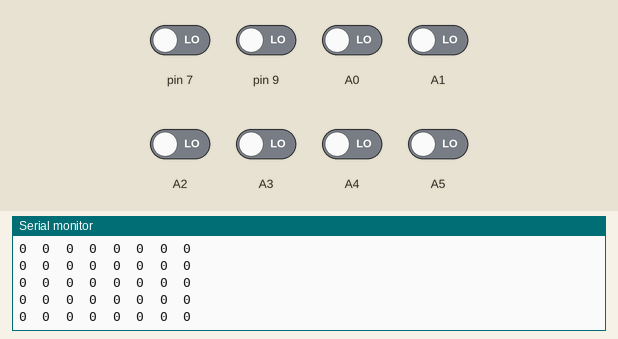
Bench run of a sketch on a simulated Arduino Uno, built with avr-gcc and run on an emulated ATmega328P. On the bench: the last lines printed to the serial monitor. The test bench sets the inputs (shaded band); at power-on: A0–5, pin 7, pin 9 LOW.

Above: at 13.7 s.
13.8 s: pin 7 driven HIGH
At 14.11 s:
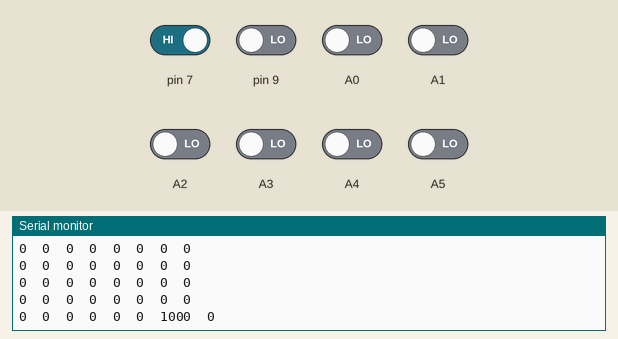
15.3 s: pin 9 driven HIGH
At 15.54 s:
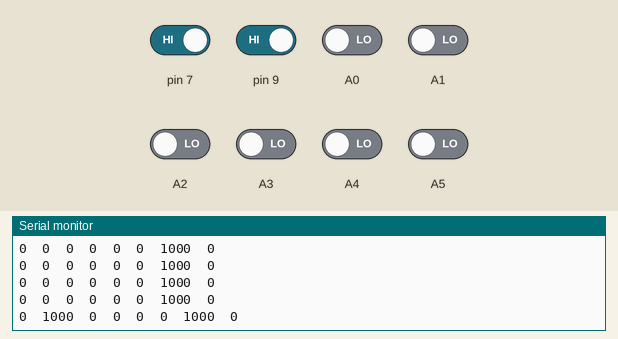
16.8 s: A0 driven HIGH
At 16.97 s:
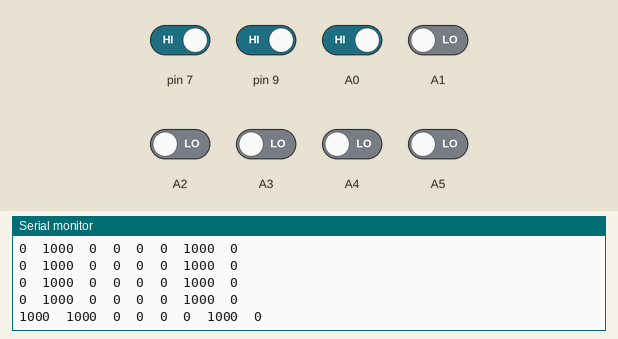
18.3 s: A1 driven HIGH
At 18.61 s:
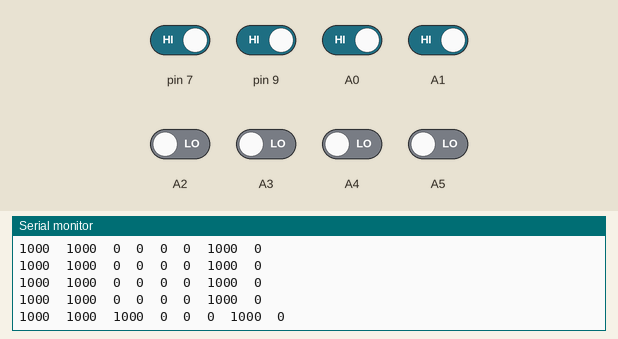
19.8 s: A2 driven HIGH
At 20.05 s:
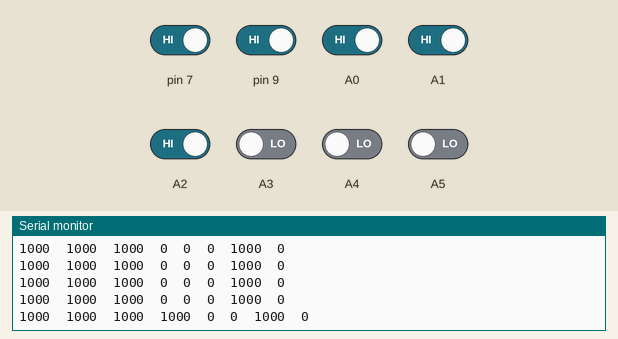
21.3 s: A3 driven HIGH
At 21.49 s:
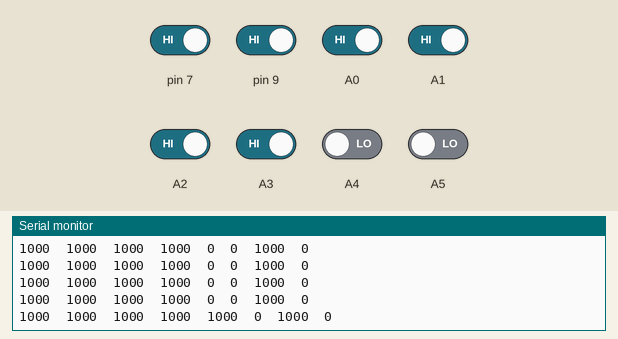

The sketch:

P_sensores.ino
```cpp
#include <QTRSensors.h>

#define NUM_SENSORS   8
#define TIMEOUT       2500
#define EMITTER_PIN   4

QTRSensorsRC qtrrc((unsigned char[]) {A0,9,A1,A2,A3,A4,7,A5},
  NUM_SENSORS, TIMEOUT, EMITTER_PIN);
unsigned int sensorValues[NUM_SENSORS];

void setup() {
  delay(500);
  for (int i = 0; i < 400; i++)
  {
    qtrrc.calibrate();
  }

  delay(1000);

  Serial.begin(9600);

  for (int i = 0; i < NUM_SENSORS; i++)
  {
    Serial.print(qtrrc.calibratedMinimumOn[i]);
    Serial.print(' ');
  }
  Serial.println();

  for (int i = 0; i < NUM_SENSORS; i++)
  {
    Serial.print(qtrrc.calibratedMaximumOn[i]);
    Serial.print(' ');
  }
  Serial.println();
  Serial.println();
  delay(1000);

}

void loop(){
  qtrrc.readLine(sensorValues);

  String cadena = "";
  for ( unsigned char i = 0; i < NUM_SENSORS; i++ ){
    Serial.print(sensorValues[i]);
    Serial.print('\t');
    cadena += ( ( String )sensorValues[i] ) + " ";
  }
  Serial.println();

  delay(200);

}
```

Measured:
- after the input at 13.8 s, the serial monitor: prints a new line after 0.15 s (image 1)
- after the input at 15.3 s, the serial monitor: prints a new line after 0.08 s (image 2)
- after the input at 16.8 s, the serial monitor: prints a new line at once (image 3)
- after the input at 18.3 s, the serial monitor: prints a new line after 0.16 s (image 4)
- after the input at 19.8 s, the serial monitor: prints a new line after 0.09 s (image 5)
- after the input at 21.3 s, the serial monitor: prints a new line at once (image 6)
